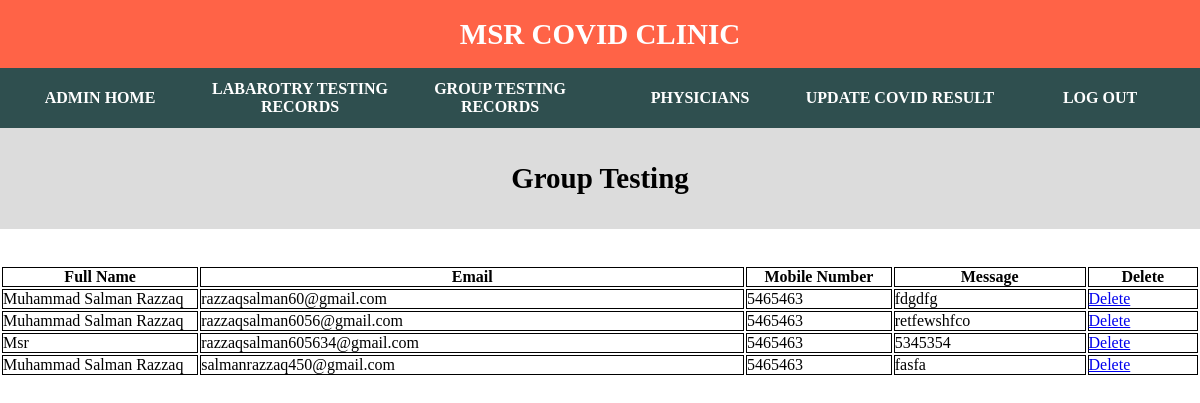
The page /admin/gtAdmin.php on the database its author committed.
### tables this page shows
CREATE TABLE `gt` (
  `fullname` varchar(111) NOT NULL,
  `email` varchar(111) NOT NULL,
  `mobilenumber` varchar(11) NOT NULL,
  `message` varchar(1111) NOT NULL
);

### admin/gtAdmin.php (the view, shortened to what this page needs)
 <?php
    $url="localhost";
$username='root';
$password='';
$conn=mysqli_connect($url,$username,$password,"msrclinic");
$result = mysqli_query($conn,"SELECT * FROM gt");
?>
<!DOCTYPE html>
<html lang="en">
<head>
<link rel="stylesheet" type="text/css" href="navbar.css">
</head>
<body>
        <div class="menu-area">
      <h1>MSR Covid Clinic</h1>
    </div>
<div class="menu-area">
  <ul>
   <li><a href="indexAdmin.php">Admin Home</a></li>
    <li><a href="booknowAdmin.php">Labarotry Testing Records</a></li>
    <li><a href="gtAdmin.php">Group Testing Records</a></li>
    <li><a href="phy.php">Physicians</a></li>
    <li><a href="updatetested.php">Update Covid Result</a></li>
    <li><a href="logout.php">Log out</a></li>
</div>
    <section>
        <h1>Group Testing</h1>
    <br>
      <br>
        <table>
            <tr>
                <th>Full Name</th>
                <th>Email</th>
                <th>Mobile Number</th>
                <th> Message</th>
                <th> Delete</th>
            </tr>
   <?php
    while($rows = mysqli_fetch_array($result)) {
    ?>
            <tr>
                <td><?php echo $rows['fullname'];?></td>
                <td><?php echo $rows['email'];?></td>
                <td><?php echo $rows['mobilenumber'];?></td>
                <td><?php echo $rows['message'];?></td>
                 <td><a href="delete2.php?email=<?php echo $rows['email']; ?>  ">Delete</a></td>
            </tr>
            <?php
    }
    ?>
        </table>
    </section>
</body>
</html>

### admin/navbar.css (style rules this page uses)
* { margin: 0; padding: 0; box-sizing: border-box; }
.menu-area a { display: flex; align-items: center; justify-content: center; color: #fff; background: darkslategrey; height: 60px; font-family:Poppins; font-weight: bold; text-decoration: none; text-transform: uppercase; }
.menu-area h1 { display: flex; align-items: center; justify-content: center; color: #fff; background: darkslategrey; height: 60px; font-family:Poppins; font-weight: bold; text-decoration: none; text-transform: uppercase; }
.menu-area ul { list-style: none; display: flex; }
.menu-area li { position: relative; width: 100%; text-align: center; }

### admin/gtAdmin.php (style rules this page uses)
h1 { text-align: center; font-size: 29px; background-color: gainsboro; padding: 34px; }
td ,th { border: 1px solid black; height: 10px; width: 10px; }
table { width: 100%; height: 100%; }

### rows shown on the page
gt: fullname "Muhammad Salman Razzaq", email "razzaqsalman60@gmail.com", mobilenumber "5465463", message "fdgdfg"
gt: fullname "Muhammad Salman Razzaq", email "razzaqsalman6056@gmail.com", mobilenumber "5465463", message "retfewshfco"
gt: fullname "Msr", email "razzaqsalman605634@gmail.com", mobilenumber "5465463", message "5345354"
gt: fullname "Muhammad Salman Razzaq", email "salmanrazzaq450@gmail.com", mobilenumber "5465463", message "fasfa"
